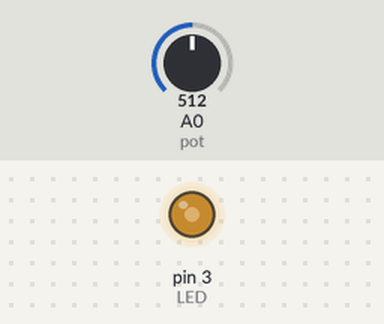
Recording of a sketch running on a simulated Arduino Uno, built with avr-gcc and run on an emulated ATmega328P. On the bench: output pins drawn as LEDs (lit = HIGH). Inputs (shaded band) come from the test bench; at power-on: A0 (pot) = 512.

Above: at 1.2 s.
1.3 s: A0 (pot) set to 716
At 1.9 s:
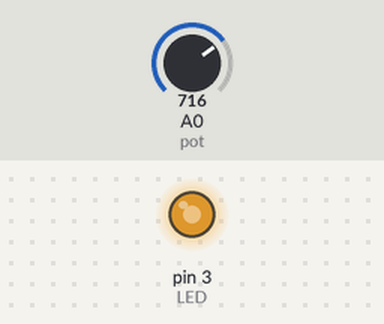
2.8 s: A0 (pot) set to 900
At 4.0 s:
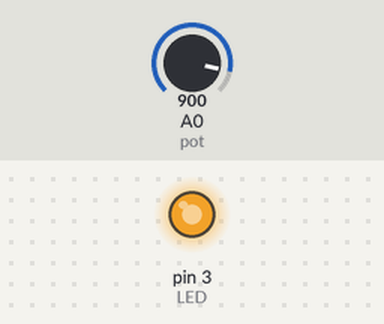
4.3 s: A0 (pot) set to 122
At 5.4 s:
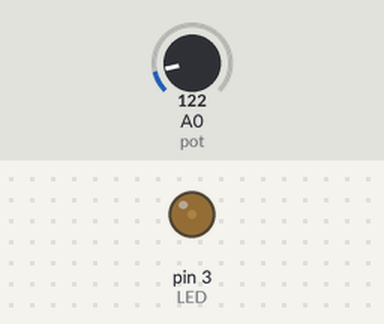
5.8 s: A0 (pot) set to 0
At 6.5 s:
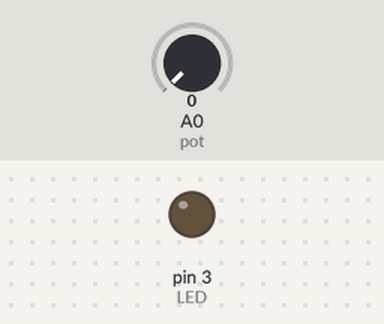
Timing chart, 0 to 8.3 s (numbered marks = the images above; inputs shaded):
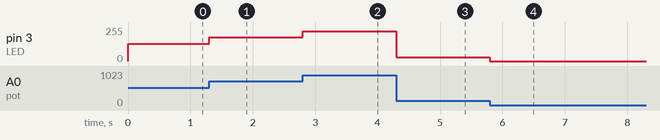

Measured:
- after the input at 1.3 s, pin 3 (LED): 128/255 → 179/255 at once
- after the input at 2.8 s, pin 3 (LED): 179/255 → 225/255 at once
- after the input at 4.3 s, pin 3 (LED): 225/255 → 30/255 at once
- after the input at 5.8 s, pin 3 (LED): 30/255 → 0/255 at once

The sketch:

pwm-pot.ino
```cpp
int i;
int pot = 0;
int LED = 3;

void setup()
{
  pinMode(LED, OUTPUT);
}

void loop()
{
  i = analogRead(pot);
  analogWrite(LED, i / 4);
}
```
